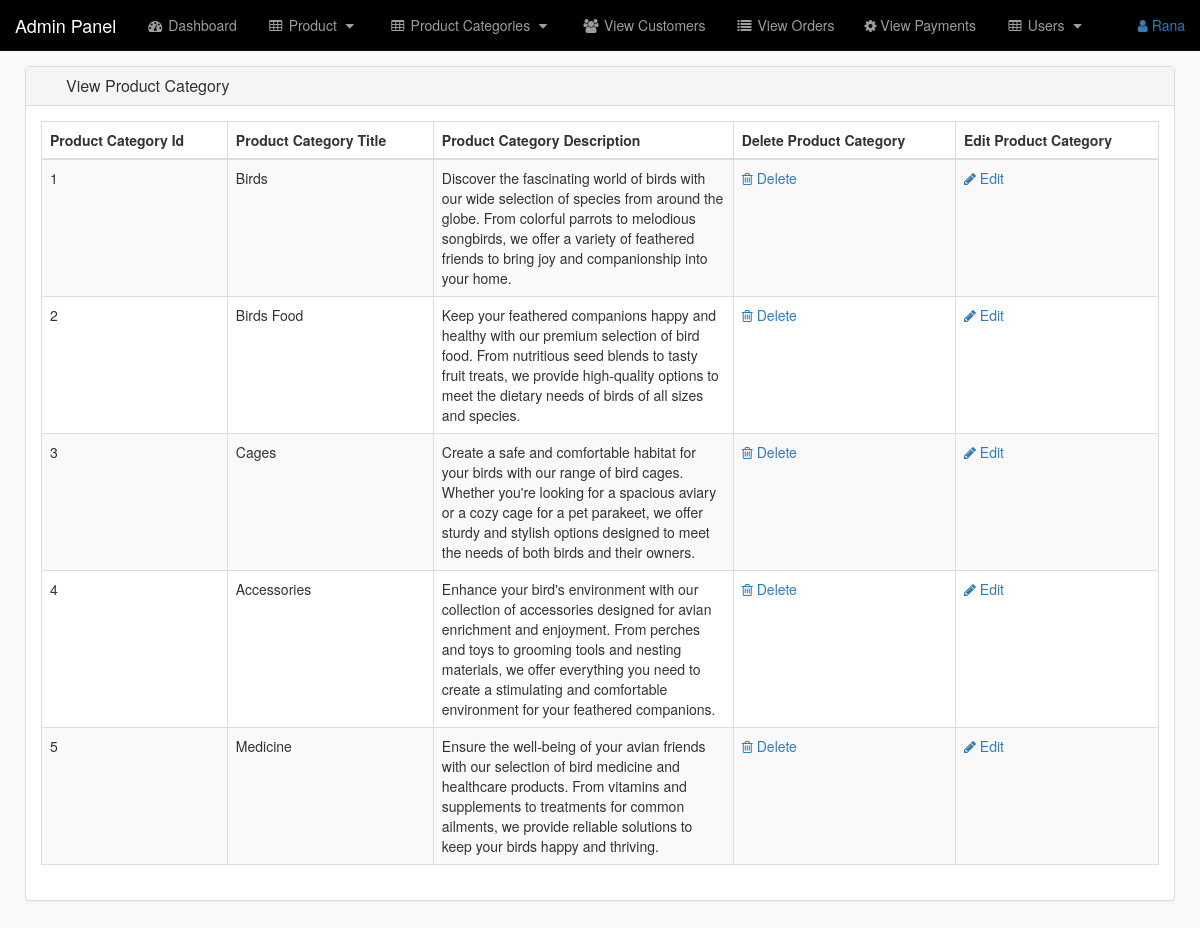
/admin_area/index.php?view_product_cat (signed in), run on the app's committed database.
### tables this page shows
CREATE TABLE `product_category` (
  `p_cat_id` int(10) NOT NULL,
  `p_cat_title` text NOT NULL,
  `p_cat_desc` text NOT NULL
);

### admin_area/view_p_cat.php (the view, shortened to what this page needs)
<?php
if(!isset($_SESSION['admin_email'])){
echo "<script>window.open('login.php','_self')</script>";
}
else{
?>
    <div class="row">
<div class="col-lg-12">
<ol class="breadcrumb">
<li class="active">
</li>
</ol>
</div>
</div>
<div class="row">
    <div class="col-lg-12">
<div class="panel panel-default">
<div class="panel-heading">
<h3 class="panel-title">
<i class="fa a-money fa-fw"></i> View Product Category
</h3>
</div>
<div class="panel-body">
<div class="table-responsive">
<table class="table table-bordered table-hover table-striped">
<thead>
    <tr>
        <th>Product Category Id</th>
        <th>Product Category Title</th>
        <th>Product Category Description</th>
        <th>Delete Product Category</th>
        <th>Edit Product Category</th>
    </tr>
</thead>
<tbody>
    <?php
$i=0;
$get_p_cats = "select * from product_category";
$run_p_cats = mysqli_query($con,$get_p_cats);
while($row_p_cats = mysqli_fetch_array($run_p_cats)){
$p_cat_id = $row_p_cats['p_cat_id'];
$p_cat_title = $row_p_cats['p_cat_title'];
$p_cat_desc = $row_p_cats['p_cat_desc'];
$i++;
?>
<tr>
<td> <?php echo $i; ?> </td>
<td> <?php echo $p_cat_title; ?> </td>
<td width="300"> <?php echo $p_cat_desc; ?> </td>
<td>
<a href="index.php?delete_p_cat=<?php echo $p_cat_id; ?>">
<i class="fa fa-trash-o"></i> Delete
</a>
</td>
<td>
    <a href="index.php?edit_p_cat=<?php echo $p_cat_id; ?>">
    <i class="fa fa-pencil"></i> Edit
</a>
</td>
</tr>
<?php } ?>
</tbody>
</table>
</div>
</div>
</div>
</div>
</div>
<?php } ?>

### admin_area/index.php (shortened to what this page needs)
<?php
include ("includes/db.php");
if(!isset($_SESSION['admin_email'])){
echo "<script>window.open('login.php','_self')</script>";
}
else{
?>
<?php
$admin_session= $_SESSION['admin_email'];
$get_admin="select * from admins where admin_email='$admin_session'";
$run_admin=mysqli_query($con, $get_admin);
$row_admin= mysqli_fetch_array($run_admin);
$admin_name=$row_admin['admin_name'];
?>
<!DOCTYPE html>
<!DOCTYPE html>
<html>
<head>
	<link rel="stylesheet" href="https://maxcdn.bootstrapcdn.com/bootstrap/3.4.1/css/bootstrap.min.css">
	<link rel="stylesheet" href="css/style.css">
<link rel="stylesheet" href="https://cdnjs.cloudflare.com/ajax/libs/font-awesome/4.7.0/css/font-awesome.min.css">
</head>
<body>
	<div id="wrapper">
<?php include 'includes/sidebar(a).php'; ?>
<div id="page-wrapper">
<div class="container-fluid">
	<?php
if(isset($_GET['view_product_cat'])){ include 'view_p_cat.php';
}
?>
</div>
</div>
</div>
</body>
</html>
<?php } ?>

### admin_area/includes/sidebar(a).php (shortened to what this page needs)
<?php
if (!isset($_SESSION['admin_email'])) {
    echo "<script>window.open('login.php', '_self')</script>";
} else {
    ?>
    <nav class="navbar navbar-inverse navbar-fixed-top" style="background: black;">
        <div class="navbar-header">
            <a href="index.php?dashboard" class="navbar-brand">Admin Panel</a>
        </div>
        <ul class="nav navbar-right top-nav">
            <li class="dropdown">
                <a href="#" class="dropdown-toggle" data-toggle="dropdown">
                    <i class="fa fa-user"></i> <?php echo $admin_name; ?>
                </a>
            </li>
        </ul>
        <div class="collapse navbar-collapse navbar-ex1-collapse">
            <ul class="nav navbar-nav side-nav">
                <li>
                    <a href="index.php?dashboard">
                        <i class="fa fa-fw fa-dashboard"></i> Dashboard
                    </a>
                </li>
                <li>
                    <a href="#" data-toggle="collapse" data-target="#products">
                        <i class="fa fa-fw fa-table"></i> Product
                        <i class="fa fa-fw fa-caret-down"></i>
                    </a>
                </li>
                <li>
                    <a href="#" data-toggle="collapse" data-target="#product_cat">
                        <i class="fa fa-fw fa-table"></i> Product Categories
                        <i class="fa fa-fw fa-caret-down"></i>
                    </a>
                </li>
                <li>
                    <a href="index.php?view_customers">
                        <i class="fa fa-fw fa-users"></i> View Customers
                    </a>
                </li>
                <li>
                    <a href="index.php?view_orders">
                        <i class="fa fa-fw fa-list"></i> View Orders
                    </a>
                </li>
                <li>
                    <a href="index.php?view_payments">
                        <i class="fa fa-gear"></i> View Payments
                    </a>
                </li>
                <li>
                    <a href="#" data-toggle="collapse" data-target="#users">
                        <i class="fa fa-fw fa-table"></i> Users
                        <i class="fa fa-fw fa-caret-down"></i>
                    </a>
                </li>
            </ul>
        </div>
    </nav>
<?php
}

### admin_area/css/style.css (style rules this page uses)
@media (min-width: 768px) { body { margin-top: 50px; } }
#wrapper { padding-left: 0; }
#page-wrapper { width: 100%; padding: 0px; background-color: #F9F9F9; }
@media (min-width: 768px) { #wrapper { padding-left: 0; } }
@media (min-width: 768px) { #page-wrapper { padding: 10px; } }
.top-nav { padding: 0 15px; }
.top-nav > li > a { padding-top: 15px; padding-bottom: 15px; line-height: 20px; }

### data on the page
product_category: p_cat_title "Birds", p_cat_desc "Discover the fascinating world of birds with our wide selection of species from around the globe. From colorful parrots to melodious songbirds, we offer a variety of feathered friends to bring joy and companionship into your home."
product_category: p_cat_title "Birds Food", p_cat_desc "Keep your feathered companions happy and healthy with our premium selection of bird food. From nutritious seed blends to tasty fruit treats, we provide high-quality options to meet the dietary needs of birds of all sizes and species."
product_category: p_cat_title "Cages", p_cat_desc "Create a safe and comfortable habitat for your birds with our range of bird cages. Whether you're looking for a spacious aviary or a cozy cage for a pet parakeet, we offer sturdy and stylish options designed to meet the needs of both birds and their owners."
product_category: p_cat_title "Accessories", p_cat_desc "Enhance your bird's environment with our collection of accessories designed for avian enrichment and enjoyment. From perches and toys to grooming tools and nesting materials, we offer everything you need to create a stimulating and comfortable environment for your feathered companions."
product_category: p_cat_title "Medicine", p_cat_desc "Ensure the well-being of your avian friends with our selection of bird medicine and healthcare products. From vitamins and supplements to treatments for common ailments, we provide reliable solutions to keep your birds happy and thriving."

### other printed values
$admin_name "Rana"
